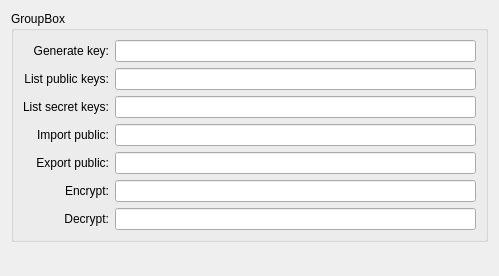
<?xml version="1.0" encoding="UTF-8"?>
<ui version="4.0">
 <class>GpgAdvanced</class>
 <widget class="QWidget" name="GpgAdvanced">
  <property name="geometry">
   <rect>
    <x>0</x>
    <y>0</y>
    <width>499</width>
    <height>276</height>
   </rect>
  </property>
  <property name="windowTitle">
   <string>Form1</string>
  </property>
  <layout class="QVBoxLayout">
   <property name="spacing">
    <number>6</number>
   </property>
   <property name="margin">
    <number>11</number>
   </property>
   <item>
    <widget class="QGroupBox" name="groupBox">
     <property name="title">
      <string>GroupBox</string>
     </property>
     <layout class="QGridLayout" name="gridLayout">
      <item row="0" column="0">
       <widget class="QLabel" name="TextLabel7">
        <property name="text">
         <string>Generate key:</string>
        </property>
        <property name="alignment">
         <set>Qt::AlignRight|Qt::AlignTrailing|Qt::AlignVCenter</set>
        </property>
        <property name="wordWrap">
         <bool>false</bool>
        </property>
       </widget>
      </item>
      <item row="0" column="1">
       <widget class="QLineEdit" name="edtGenKey"/>
      </item>
      <item row="1" column="0">
       <widget class="QLabel" name="TextLabel8">
        <property name="text">
         <string>List public keys:</string>
        </property>
        <property name="alignment">
         <set>Qt::AlignRight|Qt::AlignTrailing|Qt::AlignVCenter</set>
        </property>
        <property name="wordWrap">
         <bool>false</bool>
        </property>
       </widget>
      </item>
      <item row="1" column="1">
       <widget class="QLineEdit" name="edtPublic"/>
      </item>
      <item row="2" column="0">
       <widget class="QLabel" name="TextLabel9">
        <property name="text">
         <string>List secret keys:</string>
        </property>
        <property name="alignment">
         <set>Qt::AlignRight|Qt::AlignTrailing|Qt::AlignVCenter</set>
        </property>
        <property name="wordWrap">
         <bool>false</bool>
        </property>
       </widget>
      </item>
      <item row="2" column="1">
       <widget class="QLineEdit" name="edtSecret"/>
      </item>
      <item row="3" column="0">
       <widget class="QLabel" name="TextLabel10">
        <property name="text">
         <string>Import public:</string>
        </property>
        <property name="alignment">
         <set>Qt::AlignRight|Qt::AlignTrailing|Qt::AlignVCenter</set>
        </property>
        <property name="wordWrap">
         <bool>false</bool>
        </property>
       </widget>
      </item>
      <item row="3" column="1">
       <widget class="QLineEdit" name="edtImport"/>
      </item>
      <item row="4" column="0">
       <widget class="QLabel" name="TextLabel11">
        <property name="text">
         <string>Export public:</string>
        </property>
        <property name="alignment">
         <set>Qt::AlignRight|Qt::AlignTrailing|Qt::AlignVCenter</set>
        </property>
        <property name="wordWrap">
         <bool>false</bool>
        </property>
       </widget>
      </item>
      <item row="4" column="1">
       <widget class="QLineEdit" name="edtExport"/>
      </item>
      <item row="5" column="0">
       <widget class="QLabel" name="TextLabel13">
        <property name="text">
         <string>Encrypt:</string>
        </property>
        <property name="alignment">
         <set>Qt::AlignRight|Qt::AlignTrailing|Qt::AlignVCenter</set>
        </property>
        <property name="wordWrap">
         <bool>false</bool>
        </property>
       </widget>
      </item>
      <item row="5" column="1">
       <widget class="QLineEdit" name="edtEncrypt"/>
      </item>
      <item row="6" column="0">
       <widget class="QLabel" name="TextLabel14">
        <property name="text">
         <string>Decrypt:</string>
        </property>
        <property name="alignment">
         <set>Qt::AlignRight|Qt::AlignTrailing|Qt::AlignVCenter</set>
        </property>
        <property name="wordWrap">
         <bool>false</bool>
        </property>
       </widget>
      </item>
      <item row="6" column="1">
       <widget class="QLineEdit" name="edtDecrypt"/>
      </item>
     </layout>
    </widget>
   </item>
   <item>
    <spacer name="Spacer10">
     <property name="orientation">
      <enum>Qt::Vertical</enum>
     </property>
     <property name="sizeType">
      <enum>QSizePolicy::Expanding</enum>
     </property>
     <property name="sizeHint" stdset="0">
      <size>
       <width>20</width>
       <height>20</height>
      </size>
     </property>
    </spacer>
   </item>
  </layout>
 </widget>
 <resources/>
 <connections/>
</ui>
